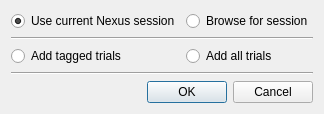
<?xml version="1.0" encoding="UTF-8"?>
<ui version="4.0">
 <class>Dialog</class>
 <widget class="QDialog" name="Dialog">
  <property name="geometry">
   <rect>
    <x>0</x>
    <y>0</y>
    <width>312</width>
    <height>107</height>
   </rect>
  </property>
  <property name="windowTitle">
   <string>Dialog</string>
  </property>
  <layout class="QVBoxLayout" name="verticalLayout">
   <item>
    <layout class="QGridLayout" name="gridLayout">
     <item row="1" column="0" colspan="3">
      <widget class="Line" name="line">
       <property name="orientation">
        <enum>Qt::Horizontal</enum>
       </property>
      </widget>
     </item>
     <item row="2" column="1" colspan="2">
      <widget class="QRadioButton" name="rbAddAllTrials">
       <property name="text">
        <string>Add all trials</string>
       </property>
      </widget>
     </item>
     <item row="0" column="1" colspan="2">
      <widget class="QRadioButton" name="rbBrowseForSession">
       <property name="text">
        <string>Browse for session</string>
       </property>
      </widget>
     </item>
     <item row="2" column="0">
      <widget class="QRadioButton" name="rbAddTaggedTrials">
       <property name="text">
        <string>Add tagged trials</string>
       </property>
       <property name="checked">
        <bool>false</bool>
       </property>
      </widget>
     </item>
     <item row="3" column="0" colspan="3">
      <widget class="Line" name="line_2">
       <property name="orientation">
        <enum>Qt::Horizontal</enum>
       </property>
      </widget>
     </item>
     <item row="0" column="0">
      <widget class="QRadioButton" name="rbUseCurrentNexusSession">
       <property name="text">
        <string>Use current Nexus session</string>
       </property>
       <property name="checked">
        <bool>true</bool>
       </property>
      </widget>
     </item>
    </layout>
   </item>
   <item>
    <widget class="QDialogButtonBox" name="buttonBox">
     <property name="orientation">
      <enum>Qt::Horizontal</enum>
     </property>
     <property name="standardButtons">
      <set>QDialogButtonBox::Cancel|QDialogButtonBox::Ok</set>
     </property>
    </widget>
   </item>
  </layout>
 </widget>
 <resources/>
 <connections>
  <connection>
   <sender>buttonBox</sender>
   <signal>accepted()</signal>
   <receiver>Dialog</receiver>
   <slot>accept()</slot>
   <hints>
    <hint type="sourcelabel">
     <x>248</x>
     <y>254</y>
    </hint>
    <hint type="destinationlabel">
     <x>157</x>
     <y>274</y>
    </hint>
   </hints>
  </connection>
  <connection>
   <sender>buttonBox</sender>
   <signal>rejected()</signal>
   <receiver>Dialog</receiver>
   <slot>reject()</slot>
   <hints>
    <hint type="sourcelabel">
     <x>316</x>
     <y>260</y>
    </hint>
    <hint type="destinationlabel">
     <x>286</x>
     <y>274</y>
    </hint>
   </hints>
  </connection>
 </connections>
</ui>
